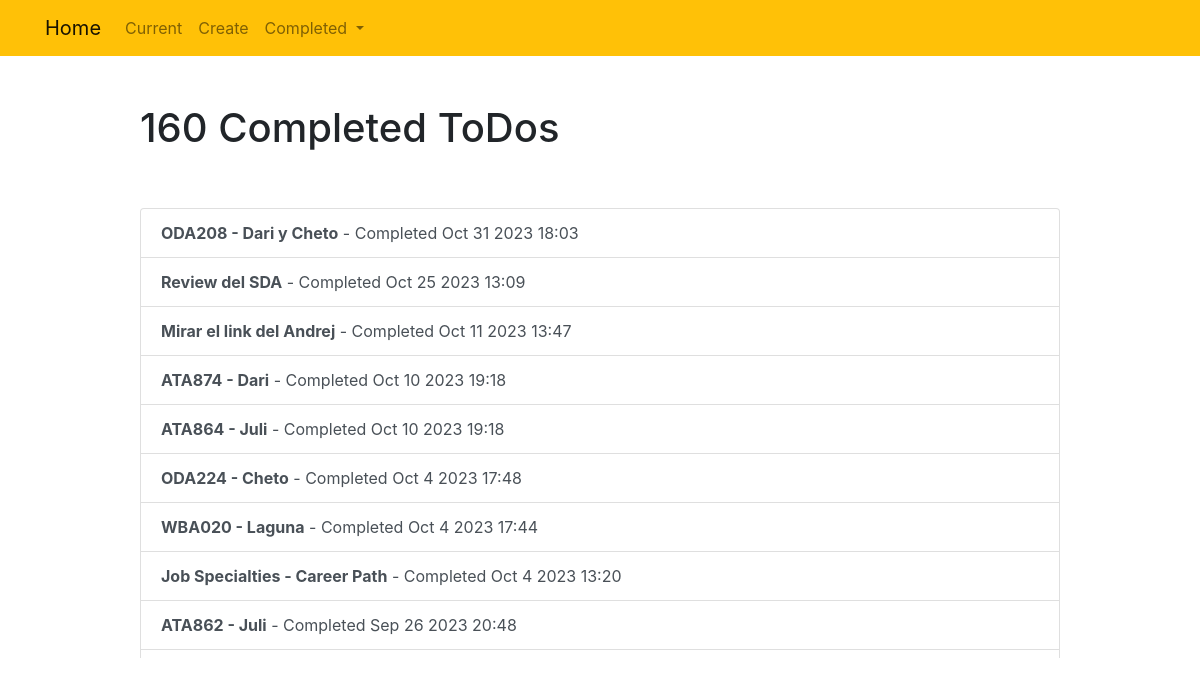
The app's page /completed/ with its own data.
### todos/models.py (models this page shows, shortened)
class Todo(models.Model):
	category = models.CharField(max_length=100, blank=True)
	title = models.CharField(max_length=100)
	memo = models.TextField(blank=True)
	created = models.DateTimeField(auto_now_add=True)
	datecompleted = models.DateTimeField(null=True, blank=True)
	important = models.BooleanField(default=False)

### todos/views.py (the view)
# urls.py: path('completed/', views.completedtodo ,name='completedtodo'),
def completedtodo(request):
	if request.method == 'GET':
		todos = Todo.objects.filter(datecompleted__isnull=False).order_by('-datecompleted')
		params = {'todos':todos}
		return render(request, 'todos/completedtodo.html', params)

### todos/templates/todos/completedtodo.html
{% extends 'todos/base.html' %}
{% block content %}
    <div class="row justify-content-center mt-5">
        <div class="col-md-10">
            {% if todos %}
                 <h1>{{ todos.count }} Completed ToDo{{ todos.count|pluralize }}</h1>
            {% else %}
                           <h1>Completed ToDos</h1>
            {% endif %}
        </div>
    </div>
    <div class="row justify-content-center mt-5">
        <div class="col-md-10" style="height: 450px; overflow: scroll;">
            <div class="list-group">
                {% for todo in todos %}
                    <a href="{% url 'viewtodo' todo.id %}" class="list-group-item list-group-item-action{% if todo.important %} list-group-item-success{% endif %}"><b>{{ todo.title }}</b> - Completed {{ todo.datecompleted|date:'M j Y H:i' }}</a>
                {% endfor %}
            </div>
        </div>
    </div>
{% endblock %}

### records on screen
Todo: title "ODA208 - Dari y Cheto", datecompleted "Oct 31 2023 18:03"
Todo: title "Review del SDA", datecompleted "Oct 25 2023 13:09"
Todo: title "Mirar el link del Andrej", datecompleted "Oct 11 2023 13:47"
Todo: title "ATA874 - Dari", datecompleted "Oct 10 2023 19:18"
Todo: title "ATA864 - Juli", datecompleted "Oct 10 2023 19:18"
Todo: title "ODA224 - Cheto", datecompleted "Oct 4 2023 17:48"
Todo: title "WBA020 - Laguna", datecompleted "Oct 4 2023 17:44"
Todo: title "Job Specialties - Career Path", datecompleted "Oct 4 2023 13:20"
Todo: title "ATA862 - Juli", datecompleted "Sep 26 2023 20:48"

### other values on screen
{{ todos.count }} "160"
